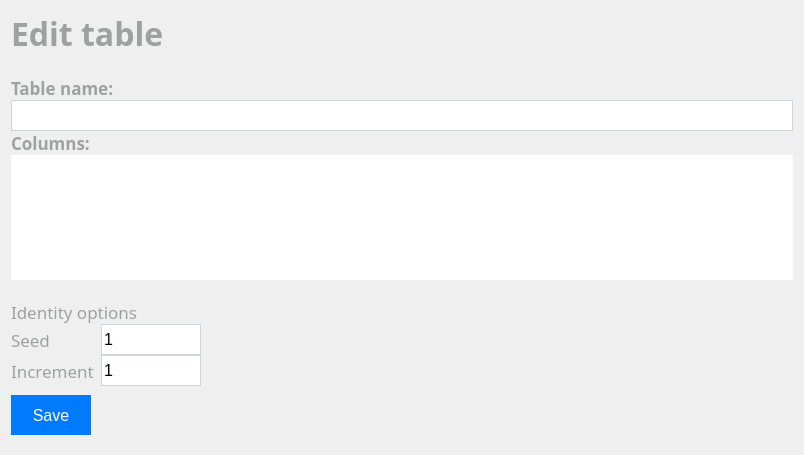
<?xml version="1.0" encoding="UTF-8"?>
<ui version="4.0">
 <class>ModifyTableTab</class>
 <widget class="QWidget" name="ModifyTableTab">
  <property name="geometry">
   <rect>
    <x>0</x>
    <y>0</y>
    <width>804</width>
    <height>455</height>
   </rect>
  </property>
  <property name="windowTitle">
   <string>Form</string>
  </property>
  <layout class="QGridLayout" name="gridLayout">
   <property name="spacing">
    <number>0</number>
   </property>
   <item row="3" column="0">
    <widget class="QLineEdit" name="lineEdit">
     <property name="minimumSize">
      <size>
       <width>0</width>
       <height>31</height>
      </size>
     </property>
     <property name="maximumSize">
      <size>
       <width>16777215</width>
       <height>31</height>
      </size>
     </property>
     <property name="baseSize">
      <size>
       <width>0</width>
       <height>31</height>
      </size>
     </property>
     <property name="font">
      <font>
       <family>Segoe UI Semibold</family>
       <bold>true</bold>
      </font>
     </property>
     <property name="styleSheet">
      <string notr="true">QLineEdit {
	border: 1px solid #ced4da;
}</string>
     </property>
    </widget>
   </item>
   <item row="0" column="0">
    <widget class="QLabel" name="Header_createTbl">
     <property name="sizePolicy">
      <sizepolicy hsizetype="Preferred" vsizetype="Fixed">
       <horstretch>0</horstretch>
       <verstretch>0</verstretch>
      </sizepolicy>
     </property>
     <property name="font">
      <font>
       <family>Segoe UI Semibold</family>
       <pointsize>24</pointsize>
       <bold>true</bold>
      </font>
     </property>
     <property name="styleSheet">
      <string notr="true">color: #9fa0a0</string>
     </property>
     <property name="text">
      <string>Edit table</string>
     </property>
    </widget>
   </item>
   <item row="2" column="0">
    <widget class="QLabel" name="label">
     <property name="sizePolicy">
      <sizepolicy hsizetype="Expanding" vsizetype="Fixed">
       <horstretch>0</horstretch>
       <verstretch>0</verstretch>
      </sizepolicy>
     </property>
     <property name="font">
      <font>
       <family>Segoe UI Semibold</family>
       <pointsize>13</pointsize>
       <bold>true</bold>
      </font>
     </property>
     <property name="styleSheet">
      <string notr="true">color: #9fa0a0;</string>
     </property>
     <property name="text">
      <string>Table name:</string>
     </property>
    </widget>
   </item>
   <item row="8" column="0">
    <widget class="QLabel" name="label_3">
     <property name="font">
      <font>
       <family>Segoe UI Semibold</family>
       <pointsize>13</pointsize>
      </font>
     </property>
     <property name="styleSheet">
      <string notr="true">color: #9fa0a0;</string>
     </property>
     <property name="text">
      <string>Identity options</string>
     </property>
    </widget>
   </item>
   <item row="9" column="0">
    <layout class="QFormLayout" name="formLayout">
     <item row="0" column="0">
      <widget class="QLabel" name="label_4">
       <property name="minimumSize">
        <size>
         <width>90</width>
         <height>0</height>
        </size>
       </property>
       <property name="maximumSize">
        <size>
         <width>90</width>
         <height>16777215</height>
        </size>
       </property>
       <property name="font">
        <font>
         <family>Segoe UI Semibold</family>
         <pointsize>13</pointsize>
        </font>
       </property>
       <property name="styleSheet">
        <string notr="true">color: #9fa0a0;</string>
       </property>
       <property name="text">
        <string>Seed</string>
       </property>
      </widget>
     </item>
     <item row="0" column="1">
      <widget class="QLineEdit" name="SeedLineEdit">
       <property name="minimumSize">
        <size>
         <width>0</width>
         <height>31</height>
        </size>
       </property>
       <property name="maximumSize">
        <size>
         <width>100</width>
         <height>16777215</height>
        </size>
       </property>
       <property name="font">
        <font>
         <family>Segoe UI</family>
         <pointsize>12</pointsize>
        </font>
       </property>
       <property name="styleSheet">
        <string notr="true">QLineEdit {
	border: 1px solid #ced4da;
}
</string>
       </property>
       <property name="text">
        <string>1</string>
       </property>
      </widget>
     </item>
     <item row="1" column="0">
      <widget class="QLabel" name="label_5">
       <property name="minimumSize">
        <size>
         <width>90</width>
         <height>0</height>
        </size>
       </property>
       <property name="maximumSize">
        <size>
         <width>90</width>
         <height>16777215</height>
        </size>
       </property>
       <property name="font">
        <font>
         <family>Segoe UI Semibold</family>
         <pointsize>13</pointsize>
        </font>
       </property>
       <property name="styleSheet">
        <string notr="true">color: #9fa0a0;</string>
       </property>
       <property name="text">
        <string>Increment</string>
       </property>
      </widget>
     </item>
     <item row="1" column="1">
      <widget class="QLineEdit" name="IncrementLineEdit">
       <property name="minimumSize">
        <size>
         <width>0</width>
         <height>31</height>
        </size>
       </property>
       <property name="maximumSize">
        <size>
         <width>100</width>
         <height>16777215</height>
        </size>
       </property>
       <property name="font">
        <font>
         <family>Segoe UI</family>
         <pointsize>12</pointsize>
         <bold>false</bold>
        </font>
       </property>
       <property name="styleSheet">
        <string notr="true">QLineEdit {
	border: 1px solid #ced4da;
}</string>
       </property>
       <property name="text">
        <string>1</string>
       </property>
      </widget>
     </item>
    </layout>
   </item>
   <item row="10" column="0" alignment="Qt::AlignLeft">
    <widget class="QWidget" name="horizontalWidget" native="true">
     <layout class="QHBoxLayout" name="horizontalLayout">
      <property name="leftMargin">
       <number>0</number>
      </property>
      <item>
       <widget class="QPushButton" name="saveButton">
        <property name="sizePolicy">
         <sizepolicy hsizetype="Fixed" vsizetype="Fixed">
          <horstretch>0</horstretch>
          <verstretch>0</verstretch>
         </sizepolicy>
        </property>
        <property name="minimumSize">
         <size>
          <width>80</width>
          <height>40</height>
         </size>
        </property>
        <property name="maximumSize">
         <size>
          <width>80</width>
          <height>40</height>
         </size>
        </property>
        <property name="font">
         <font>
          <family>Segoe UI</family>
          <pointsize>12</pointsize>
         </font>
        </property>
        <property name="styleSheet">
         <string notr="true">QPushButton {
    color: #fff;
	background-color: #007bff;
	border: 1px solid #007bff;
}
QPushButton:hover {
	background-color: #0069d9;
    border-color: #0062cc;
}</string>
        </property>
        <property name="text">
         <string>Save</string>
        </property>
       </widget>
      </item>
     </layout>
    </widget>
   </item>
   <item row="1" column="0">
    <spacer name="verticalSpacer">
     <property name="orientation">
      <enum>Qt::Vertical</enum>
     </property>
     <property name="sizeType">
      <enum>QSizePolicy::Fixed</enum>
     </property>
     <property name="sizeHint" stdset="0">
      <size>
       <width>20</width>
       <height>20</height>
      </size>
     </property>
    </spacer>
   </item>
   <item row="7" column="0">
    <spacer name="verticalSpacer_3">
     <property name="orientation">
      <enum>Qt::Vertical</enum>
     </property>
     <property name="sizeType">
      <enum>QSizePolicy::Fixed</enum>
     </property>
     <property name="sizeHint" stdset="0">
      <size>
       <width>20</width>
       <height>20</height>
      </size>
     </property>
    </spacer>
   </item>
   <item row="6" column="0">
    <widget class="QTableWidget" name="tableWidget">
     <property name="styleSheet">
      <string notr="true">QCheckBox {
    spacing: 5px;
	margin-left: 40%;
}

QCheckBox::indicator {
    background-color: rgb(255, 255, 255);
    width: 13px;
    height: 13px;
  	border: 1px solid #ced4da;
    border-radius: 4px;
}

QCheckBox::indicator:checked {
	width: 13px;
	height: 13px;
	image: url(:/images/checked_icon-icons.com_65162.svg);
}

QComboBox {
	font: 10pt &quot;Segoe UI&quot;;
    color: #555;
	border: 0px solid #ced4da;
	/*padding: 0 10px 0 10px;*/
}

QComboBox::drop-down 
{
    border: 0px;
}

QComboBox::down-arrow {
	image: url(:/images/arrow.svg);
	width: 10px;
	height: 10px;
}

QComboBox::on {
	border: 4px solid #c2dbfe;
}

QComboBox QListView {
	font-size: 12px;
	border: 1px solid rgba(0,0,0,10%);
	padding: 5px;	
	background-color: #fff;
	outline: 0px;
}

QComboBox QListView::item {
	font: 10pt &quot;Segoe UI&quot;;
	padding-left: 10px;
	background-color: #fff;
	
}

QComboBox QListView::item {	
	color: #555;
}

QComboBox QListView::item:selected {
	background-color: #1e90ff;
	color: #fff
}

#tableWidget {
	color: #555;
	font: 10pt &quot;Segoe UI&quot;;
	border: 0px
}

#tableWidget::item 
{
	background-color: rgb(255, 255, 255);
/*border-top: 1px solid #ced4da;*/
}

QLineEdit {
	border: 0px;
}

QPushButton {
	
	background-color: rgb(255, 255, 255);
	margin-left: 40%;
	max-width: 15px;
	image: url(:/images/icons8-close.svg);
	background-color: transparent;
	border: 0 px;
}

QPushButton::hover {
	image: url(:/images/icons8-selected-close.svg);
}
#tableWidget QHeaderView {
	border: 0px solid #ced4da;
}


QHeaderView::section {
	 border: 1px solid #ced4da;
	 border-left: 0px;
}

/*
QTableCornerButton::section {
	 border: 0px solid #ced4da;
}
*/
QScrollBar:vertical {
	width: 6px;
    background: #fff;
}
QScrollBar::handle:vertical {
    background: #ececec;
}

QScrollBar:horizontal {
	height: 6px;
    background: #fff;
}
QScrollBar::handle:horizontal {
	/*max-height: 6px;*/
    background: #ececec;
}</string>
     </property>
    </widget>
   </item>
   <item row="4" column="0">
    <widget class="QLabel" name="label_2">
     <property name="font">
      <font>
       <family>Segoe UI Semibold</family>
       <pointsize>13</pointsize>
       <bold>true</bold>
      </font>
     </property>
     <property name="styleSheet">
      <string notr="true">color: #9fa0a0;</string>
     </property>
     <property name="text">
      <string>Columns:</string>
     </property>
    </widget>
   </item>
  </layout>
 </widget>
 <resources/>
 <connections/>
</ui>
